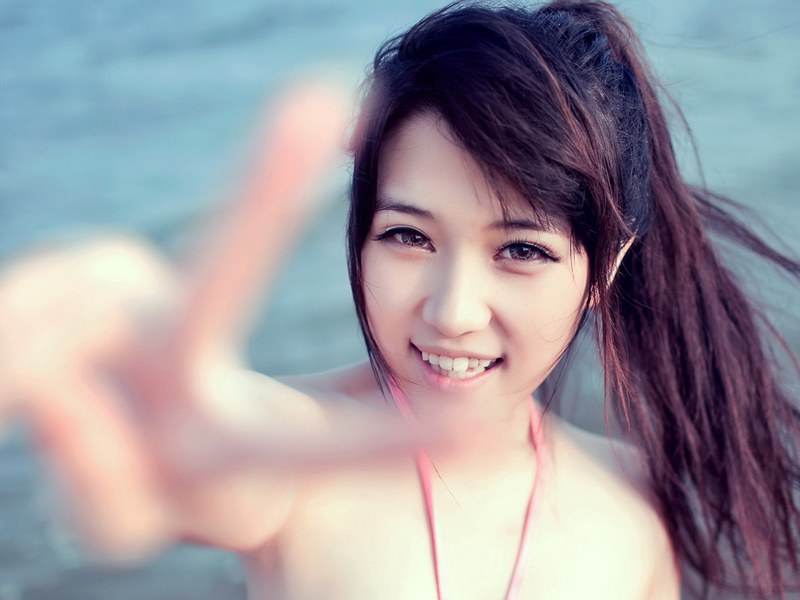
#> input picture learnCV/A.jpg, 800 x 600 px, found by its file name
$ python test.py   (Python 2 division)
#> lines starting #> are read from the running program, lines starting #| are printed output that depends on the picture
# coding: utf-8 *#

import cv2
'''import numpy as np'''
from matplotlib import pyplot as plt

img = cv2.imread("a.jpg")           # read image as b g r channels
#> img is the input picture: shape (600, 800, 3); mean B, G, R 158.4, 151, 155.8
px = img[0, 0]
#> px = [200, 173, 123]
print px
#| [200 173 123]

# cv2模块也有imshow，但是显示效果不太好。
b, g, r = cv2.split(img)
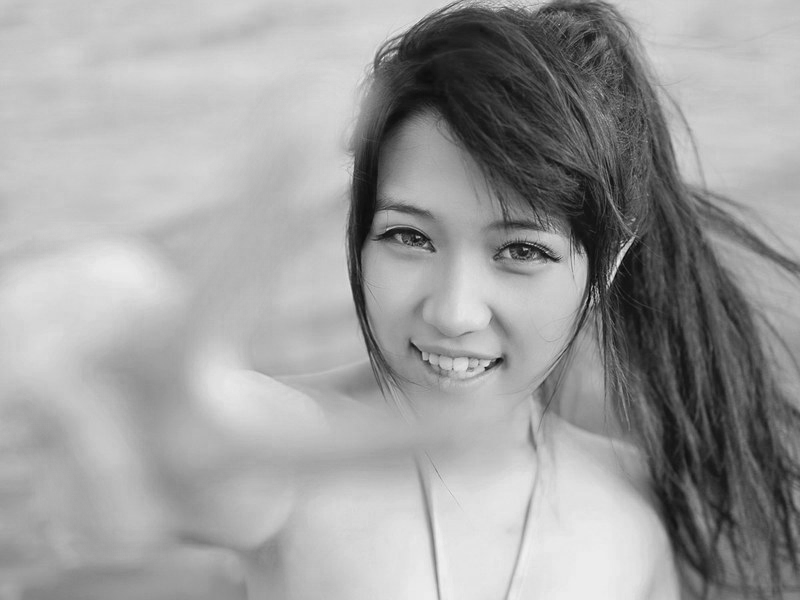
#> b: shape (600, 800); min 5, max 242, mean 158.4
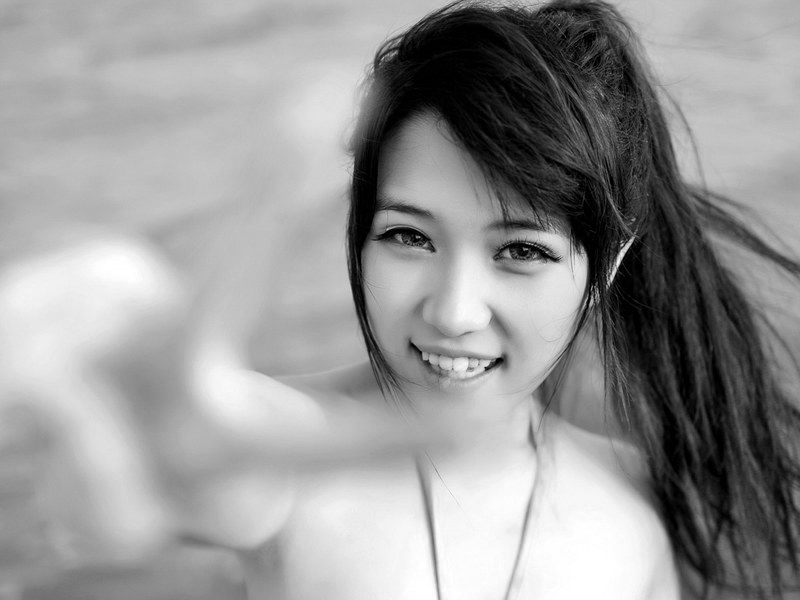
#> g: shape (600, 800); min 0, max 255, mean 151
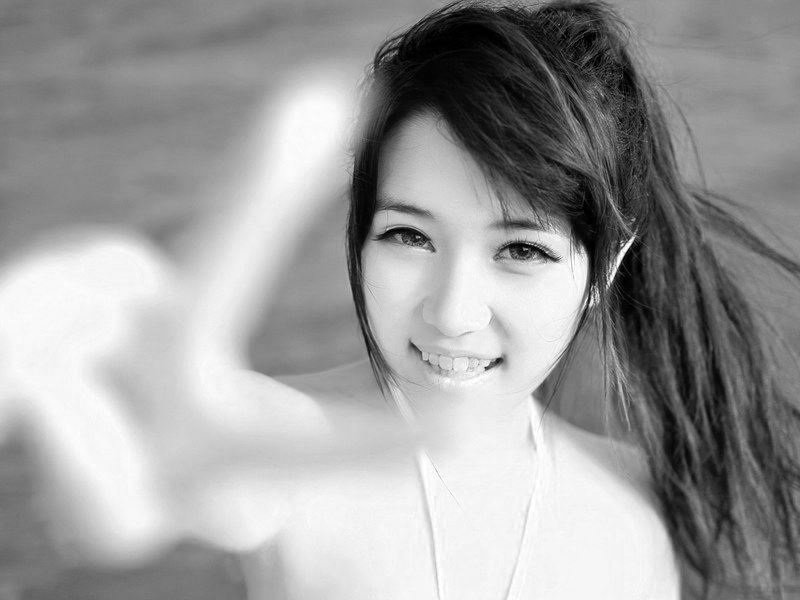
#> r: shape (600, 800); min 0, max 255, mean 155.8
img = cv2.merge((r, g, b))
plt.imshow(img, 'gray')             # show image as r g b channels

plt.show()

$ run again, with learnCV/B.jpg copied over learnCV/A.jpg
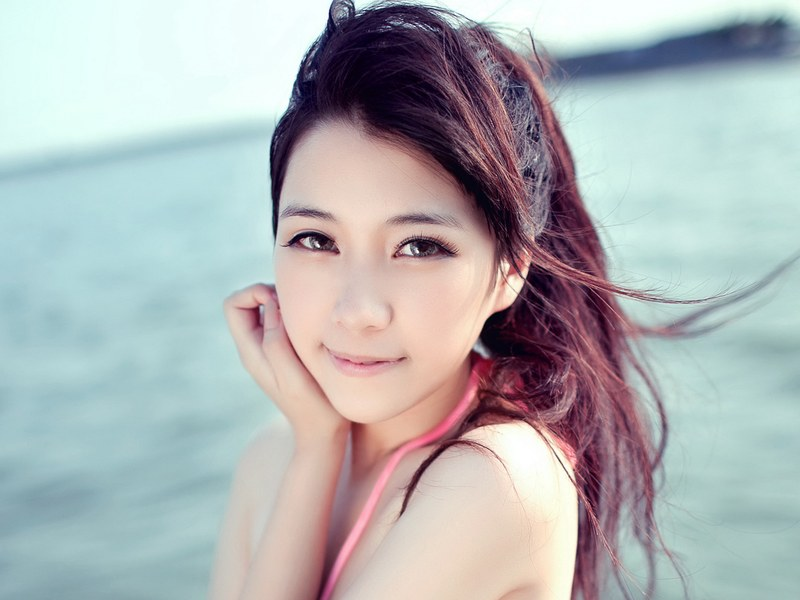
#> input picture learnCV/B.jpg, 800 x 600 px, found by its file name
#> img is the input picture: shape (600, 800, 3); mean B, G, R 180, 178.7, 175.2
#> px = [245, 250, 219]
#| [245 250 219]
#> `b, g, r = cv2.split(img)`:
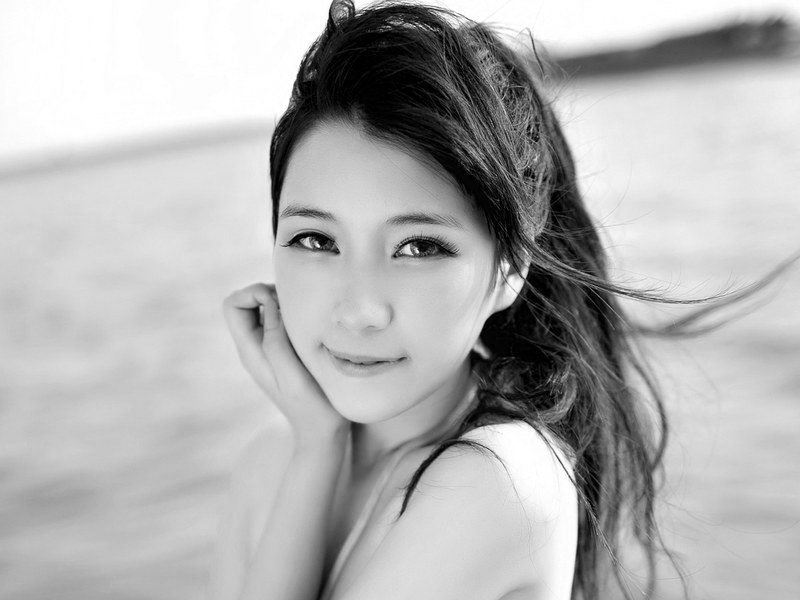
#> g: shape (600, 800); min 0, max 255, mean 178.7
#> `b, g, r = cv2.split(img)`:
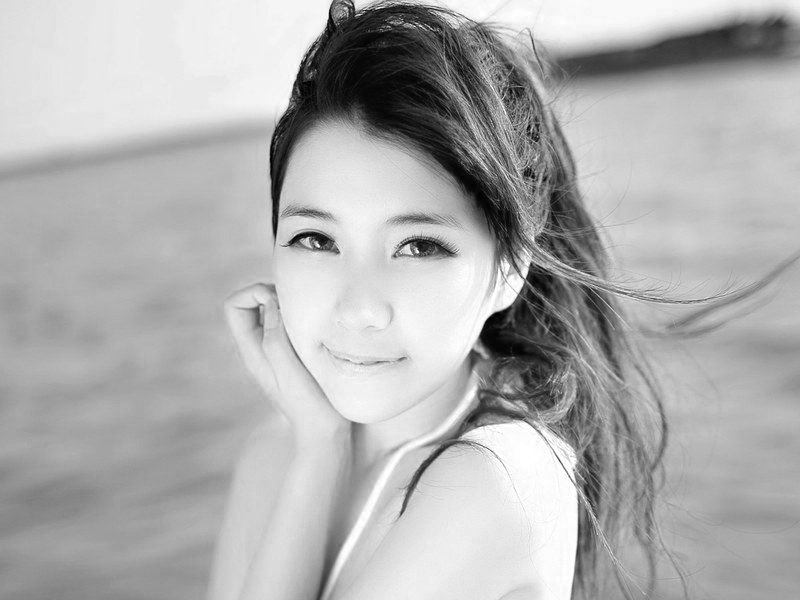
#> r: shape (600, 800); min 0, max 255, mean 175.2

$ run again, with learnCV/C.jpg copied over learnCV/A.jpg
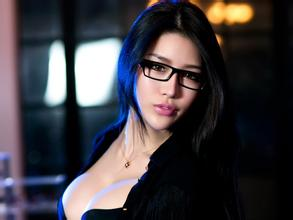
#> input picture learnCV/C.jpg, 293 x 220 px, found by its file name
#> img is the input picture: shape (220, 293, 3); mean B, G, R 65.7, 60.7, 64.5
#> px = [140, 133, 176]
#| [140 133 176]
#> `b, g, r = cv2.split(img)`:
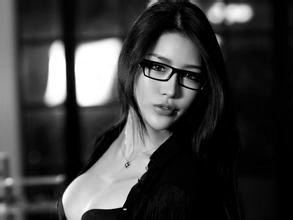
#> g: shape (220, 293); min 0, max 255, mean 60.7
#> `b, g, r = cv2.split(img)`:
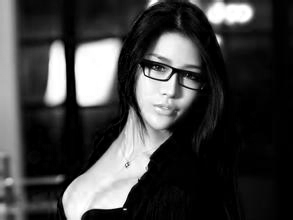
#> r: shape (220, 293); min 0, max 255, mean 64.5
